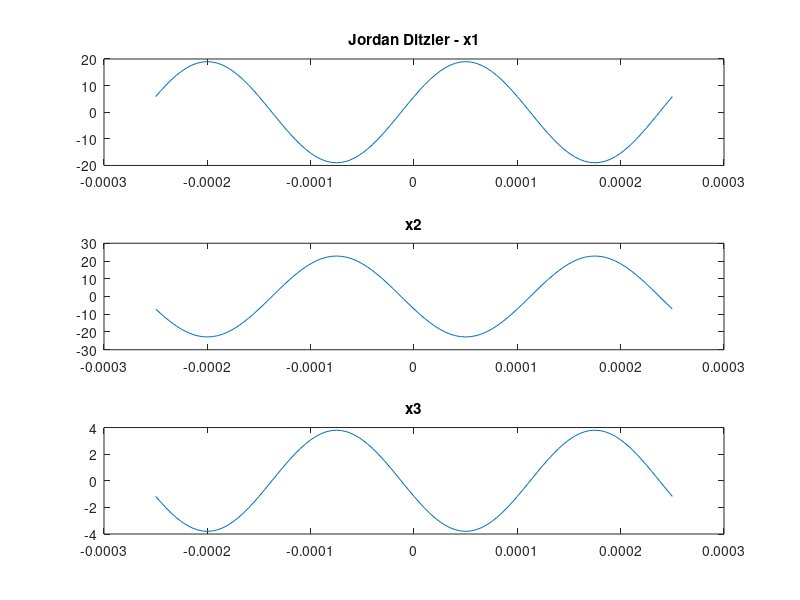

This figure's MATLAB source:
T = 1/4000;
tt = -T:(2*T)/100:T;
A1 = 19;
A2 = 1.2*A1;
M = 6;
D = 1;
t1 = (37.2/M)*T;
t2 = -(41.3/D)*T;
x1 = A1*cos(2*pi*(4000)*(tt-t1));
x2 = A2*cos(2*pi*(4000)*(tt-t2));
x3 = x1 + x2;
subplot(311);
plot(tt,x1);
title('Jordan Ditzler - x1');
subplot(312);
plot(tt,x2);
title('x2');
subplot(313);
plot(tt,x3);
title('x3');